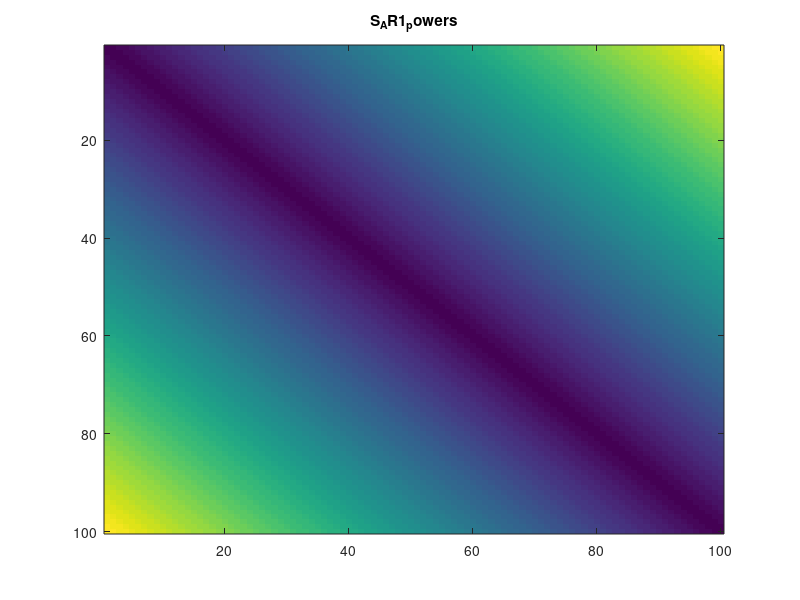
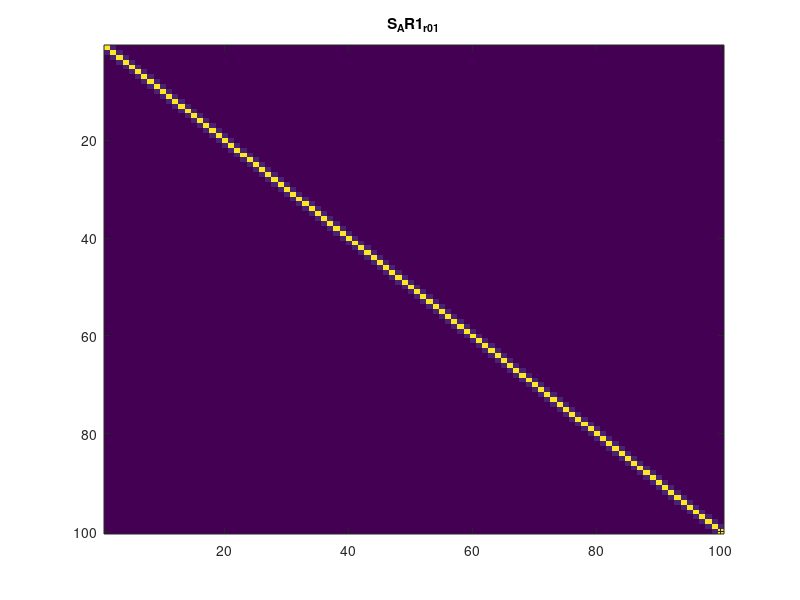
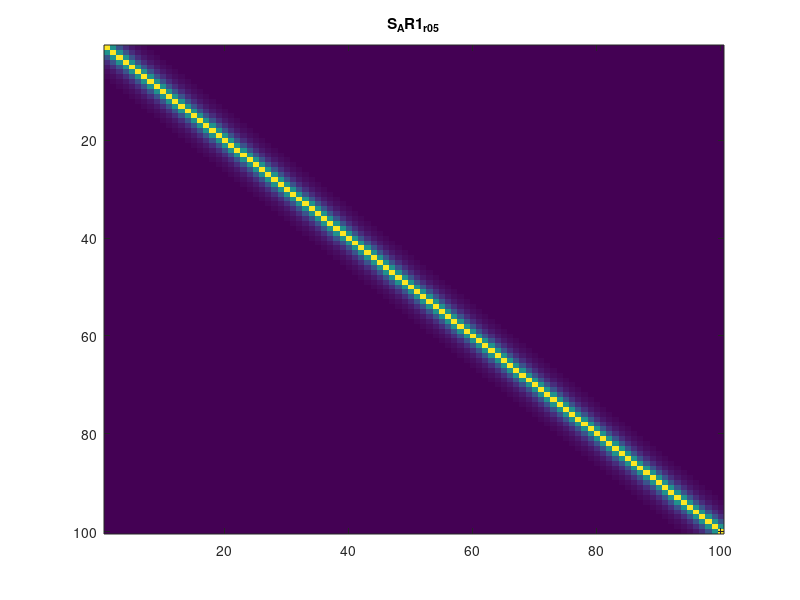
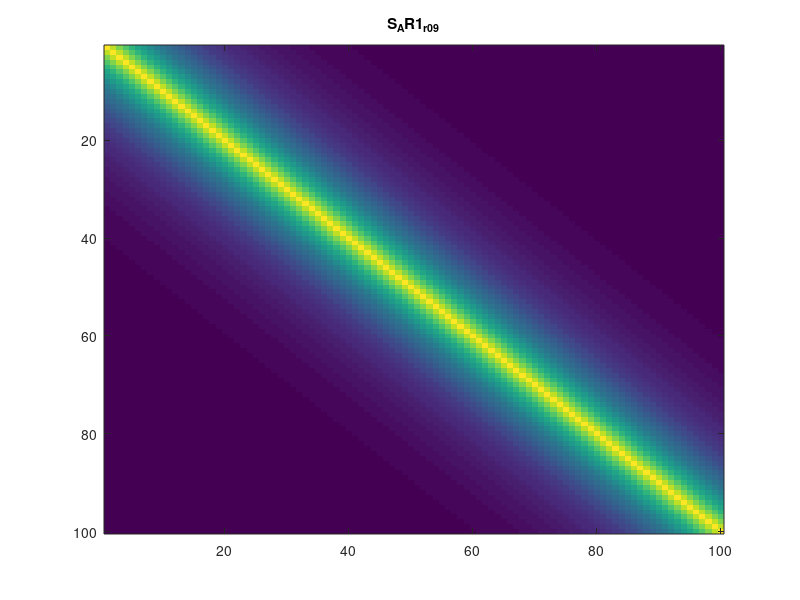

Here is the MATLAB script that generated these plots, in order:
%% Replicate the MSE simulations from the paper

%% Setup AR1 data matrices
p=100;

S_AR1_powers = zeros(p);
for i=1:p
    S_AR1_powers(i, i:p) = abs(i - (i:p));
    S_AR1_powers(i:p, i) = S_AR1_powers(i, i:p);
end
figure
imagesc(S_AR1_powers)
title('S_AR1_powers')

S_AR1_r_0_1 = 0.1.^S_AR1_powers
figure
imagesc(S_AR1_r_0_1)
title('S_AR1_r_0_1')
S_AR1_r_0_5 = 0.5.^S_AR1_powers
figure
imagesc(S_AR1_r_0_5)
title('S_AR1_r_0_5')
S_AR1_r_0_9 = 0.9.^S_AR1_powers
figure
imagesc(S_AR1_r_0_9)
title('S_AR1_r_0_9')
